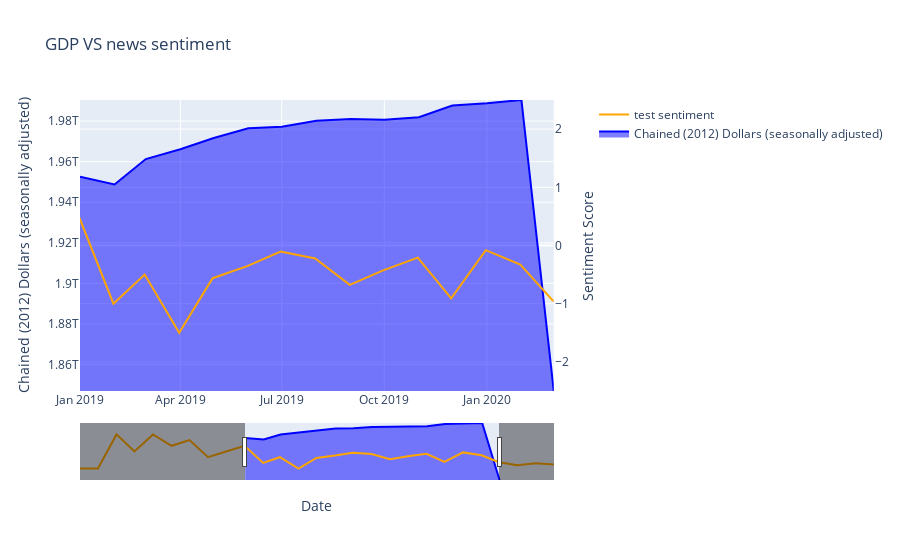

The code cell stored with this chart in its notebook:
### Code cell
daily_senti_df = combined_senti_df.query('indicator=="gdp" ').rename(columns={'raw_sentiment_score':'final_sentiment'} )
monthly_senti_df =get_monthly_avg_score(combined_senti_df.query('indicator=="gdp" '))
senti_df = monthly_senti_df.rename(columns={'monthly_avg_sent_score':'final_sentiment'} )

indicator_name = "GDP"
indicator_colname = 'value_'+"_".join(indicator_name.split())# value_mortgage_rates	
#indicator_df = indicators_df[[indicator_colname]].dropna()
indicator_df = indicators_df[['date', indicator_colname]].dropna().rename(columns={indicator_colname:"values","date":"dates"})
indicator_label = indic_to_value[indicator_colname]
test_title = indicator_name + ' VS news sentiment ' # (2019 Jan - 2020 May) -- this is not the same for each indicator data

test_fig = plot_combined_graph_new(indicator_df, senti_df, indicator_label, test_title) 
test_fig.show()

test_fig2 = plot_combined_graph_scatter(indicator_df, daily_senti_df, indicator_label, test_title) 
test_fig2.show()

### Figure 1 — Plotly figure (JSON) as saved in the notebook; plotly's stock layout.template omitted (floating-point values rounded to 4 significant figures)
{"data": [{"fill": "tonexty", "line": {"color": "blue"}, "mode": "lines", "name": "Chained (2012) Dollars (seasonally adjusted)", "type": "scatter", "x": ["2019-01-01T00:00:00", "2019-02-01T00:00:00", "2019-03-01T00:00:00", "2019-04-01T00:00:00", "2019-05-01T00:00:00", "2019-06-01T00:00:00", "2019-07-01T00:00:00", "2019-08-01T00:00:00", "2019-09-01T00:00:00", "2019-10-01T00:00:00", "2019-11-01T00:00:00", "2019-12-01T00:00:00", "2020-01-01T00:00:00", "2020-02-01T00:00:00", "2020-03-01T00:00:00"], "xaxis": "x", "y": [1952558000000, 1948783000000, 1961298000000, 1966131000000, 1971712000000, 1976472000000, 1977236000000, 1980198000000, 1981077000000, 1980711000000, 1981970000000, 1987713000000, 1988839000000, 1990433000000, 1846869000000], "yaxis": "y"}, {"line": {"color": "orange"}, "name": "test sentiment", "type": "scatter", "x": ["2018-03-31T00:00:00", "2018-04-30T00:00:00", "2018-05-31T00:00:00", "2018-06-30T00:00:00", "2018-07-31T00:00:00", "2018-08-31T00:00:00", "2018-09-30T00:00:00", "2018-10-31T00:00:00", "2018-11-30T00:00:00", "2018-12-31T00:00:00", "2019-01-31T00:00:00", "2019-02-28T00:00:00", "2019-03-31T00:00:00", "2019-04-30T00:00:00", "2019-05-31T00:00:00", "2019-06-30T00:00:00", "2019-07-31T00:00:00", "2019-08-31T00:00:00", "2019-09-30T00:00:00", "2019-10-31T00:00:00", "2019-11-30T00:00:00", "2019-12-31T00:00:00", "2020-01-31T00:00:00", "2020-02-29T00:00:00", "2020-03-31T00:00:00", "2020-04-30T00:00:00", "2020-05-31T00:00:00"], "xaxis": "x", "y": [-1.5, -1.5, 1.5, 0, 1.5, 0.5, 1, -0.5, 0, 0.5, -1, -0.5, -1.5, -0.5617, -0.3534, -0.105, -0.2238, -0.6767, -0.4266, -0.2079, -0.908, -0.08021, -0.3274, -0.9432, -1.202, -1.036, -1.136], "yaxis": "y2"}], "layout": {"title": {"text": "GDP VS news sentiment "}, "xaxis": {"anchor": "y", "domain": [0, 0.94], "range": ["2019-01-01T00:00:00", "2020-03-01T00:00:00"], "rangeslider": {"visible": true}, "title": {"text": "Date"}}, "yaxis": {"anchor": "x", "autorange": false, "domain": [0, 1], "range": [1847000000000.0, 1990000000000.0], "title": {"text": "Chained (2012) Dollars (seasonally adjusted)"}}, "yaxis2": {"anchor": "x", "overlaying": "y", "range": [-2.5, 2.5], "side": "right", "title": {"text": "Sentiment Score"}}}}
